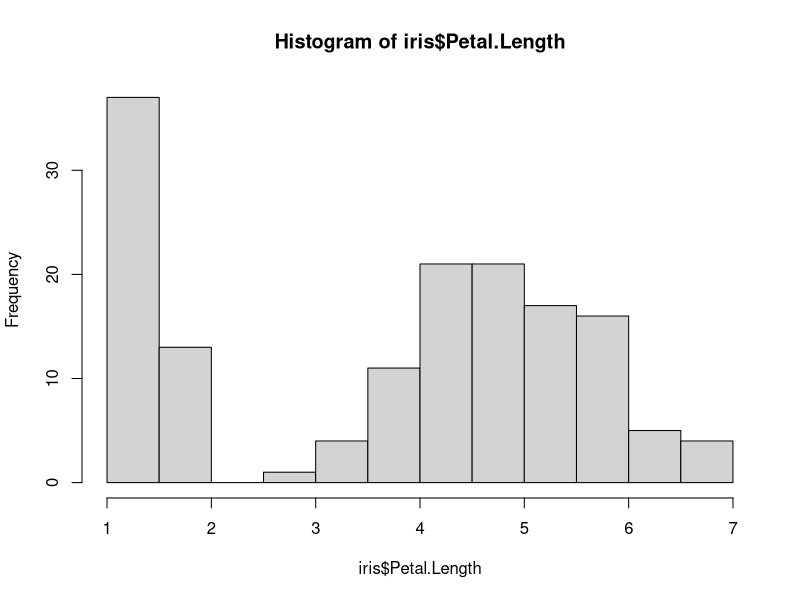
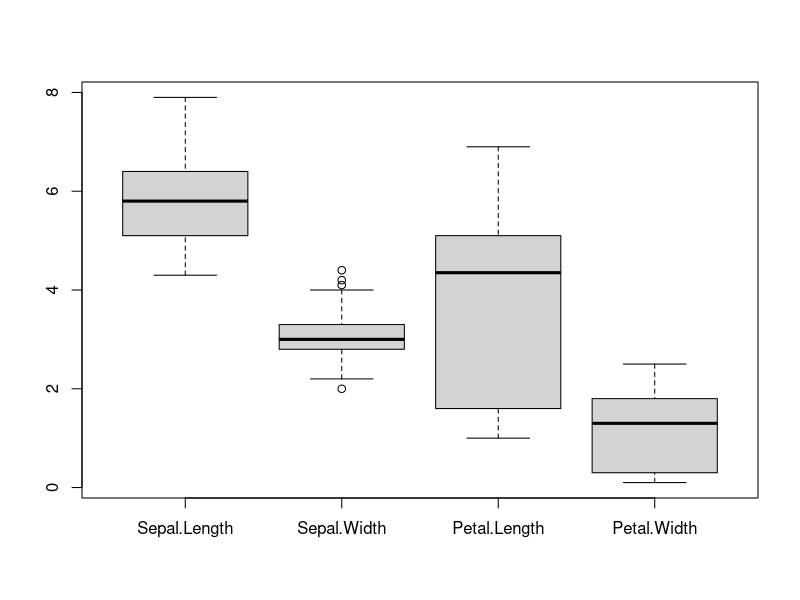
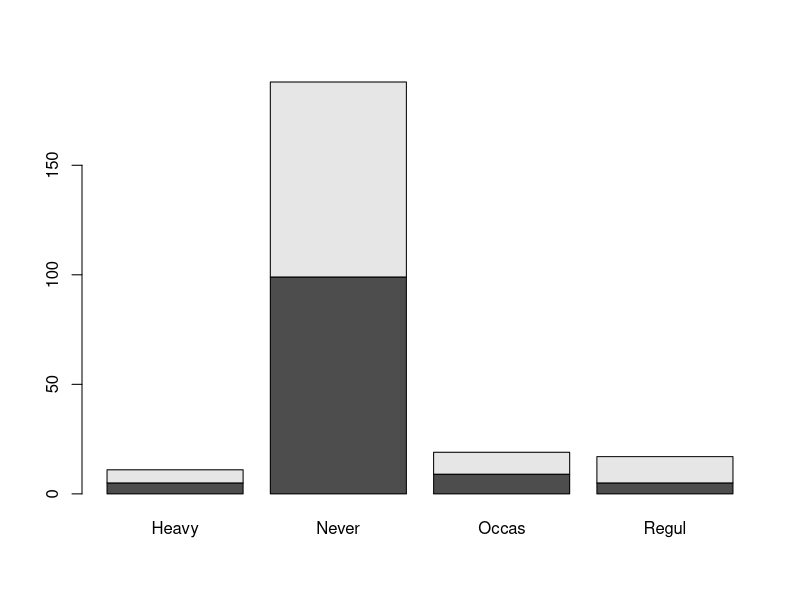
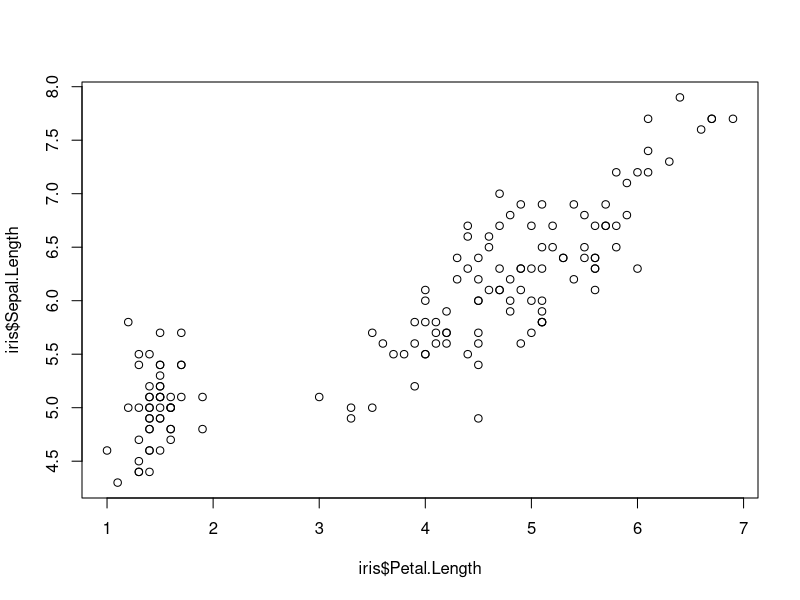
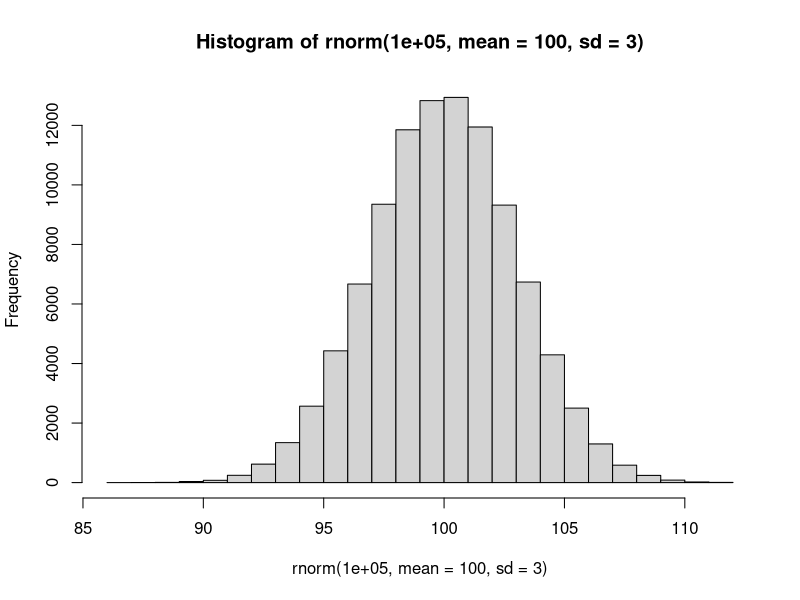

These figures' R source, in order:
setwd("C:/Users/ajou/Desktop/DataScience/R_work")
setwd("/Users/yoon/Documents/DataScience/R_work")

################################################ 대략적인 문법
summary(iris)

x = table(iris$Species)
x3 = 1:10
x4 = c(1,5,3,9)
x4[2]

row_3 = matrix(1:15, nrow=3)
col_3 = matrix(1:15, ncol=3)

mat_byrow = matrix(1:15, ncol=3, byrow=T)
mat_bycol = matrix(1:15, ncol=3, byrow=F)

a = mat_byrow[-c(2,4),3 ] # 2,4 번째 row를 제외하고, 3번째 열의 값을 선택.

str(iris)
################################################



################################################ 통계분석 기초
x1 = c(1,2,3,4,5,4,3,6,7,1000)

# 이상치를 제거하지 않은 평균 계산법
sum(x1)/length(x1)
mean(x1)

# 위의 방식은 부적절하므로, 중앙값(중위수) 이용.
median(x1)

# --> 둘 중에 적당한 방식을 찾아서 사용해야 함.

sample(1:45, 6, replace = T) # 복원추출 샘플링

#### 샘플링 예제
### iris data에서 70%를 트레이닝 셋으로 비복원 랜덤 샘플링, 나머지를 테스트셋으로.
ind = sample(1:nrow(iris), nrow(iris)*0.7, replace = F)
A1 = iris[ind, ]
View(A1)

train = iris[ind, ]
test = iris[-ind, ]

#### summary 의미 정리
summary(iris)

# 1st ~ : 첫번째 4분위수.
# median : 두번째 4분위수. 정중앙. (중위수)
# 3st : 세번째 4분위수.
# mean : 산술평균

#### 그래프를 이용해 데이터의 대략적인 패턴을 관찰해야 함.
hist(iris$Petal.Length)
boxplot(iris[, 1:4])

View(iris)
scaled_data = scale(iris[, 1:4]) # 5는 label 이므로 안함.
View(scaled_data)

# 자료의 카테고리 숫자 확인
nlevels(iris$Species)

# 자료의 카테고리 확인
levels(iris$Species)

library(MASS)
data("survey")
View(survey)

# table -> 관계요약
table(survey$Sex, survey$W.Hnd)
t1 = table(survey$Sex, survey$Smoke)

# prop.table -> 관계요약을 비율로 표현.
prop.table(t1) # 전체 합이 1이 되도록
prop.table(t1, 1) # 행의 합이 1이 되도록
prop.table(t1, 2) # 열의 합이 1이 되도록

barplot(t1)

#### 절사평균
# 절사가 필요한 데이터 형태
plot(iris$Petal.Length, iris$Sepal.Length)

# 절사평균을 5% 한다고 할때, 일단 5%에 해당하는 데이터 길이를 구함.
n = round((length(iris$Sepal.Length)*0.1)/2, 0 )
# 5% 자름
trimed = sort(iris$Sepal.Length)[n:length(iris$Sepal.Length)-n] # 괄호가 없어서 원하는 결과 안나옴
trimed = sort(iris$Sepal.Length)[(n):(length(iris$Sepal.Length)-n)] # 괄호를 붙여줘야 연산 성립

#### 데이터 척도 (z-점수)
# sd = 표준편차
# rnorm = 랜덤으로 정규분포 생성
hist(rnorm(100000, mean = 100, sd=3))

# 상관계수 추출
cor(iris[, 1:4])
# 상관계수 검정
cor.test(iris$Sepal.Length, iris$Petal.Length)


